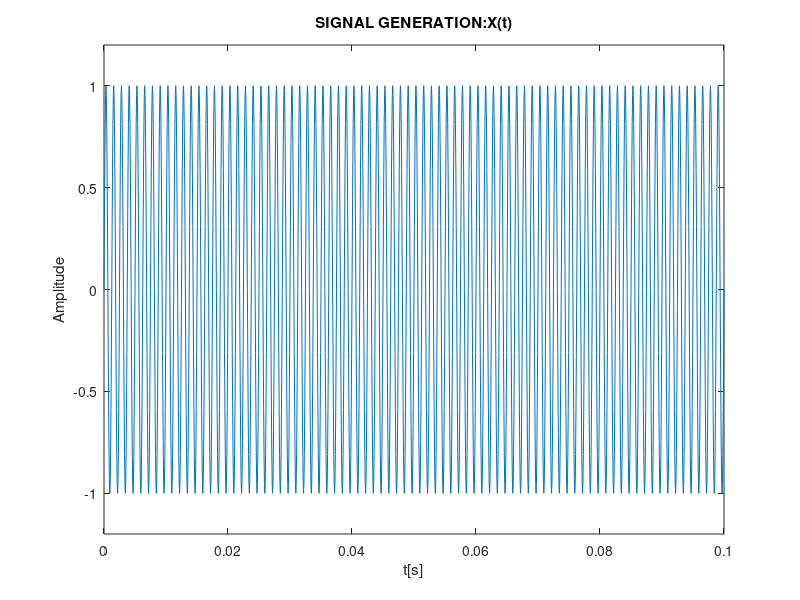
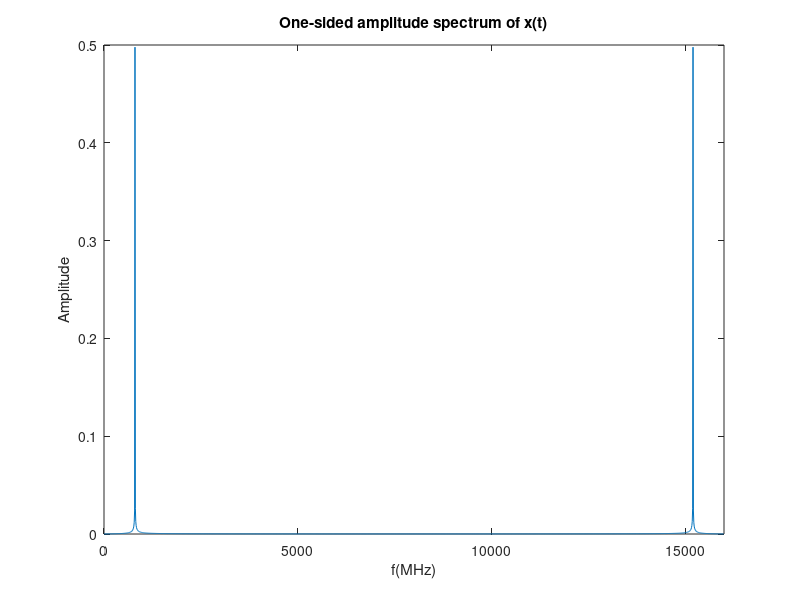
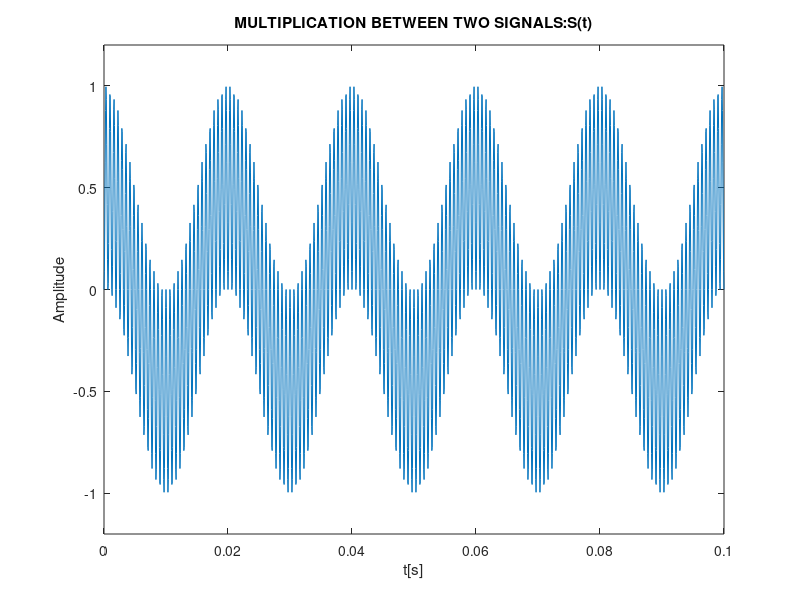
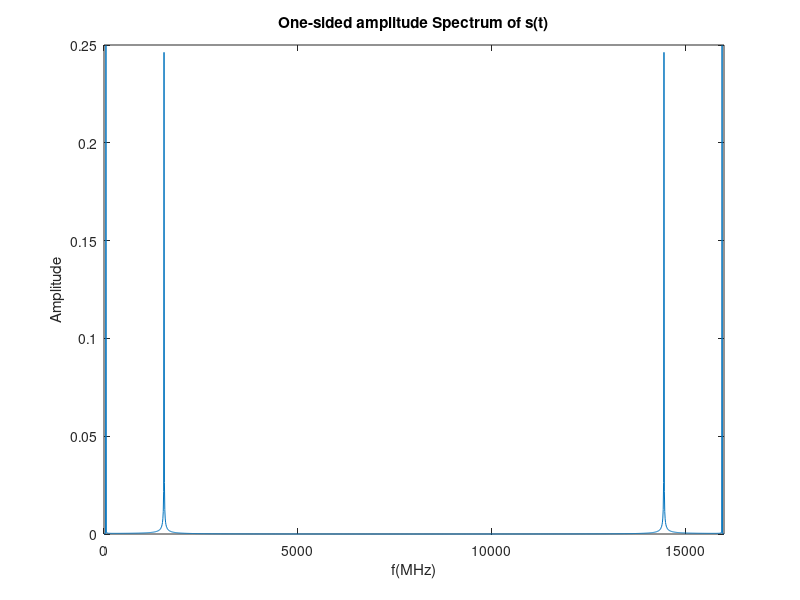

MATLAB code for these plots, in order:
clear; 
close all; 
clc;

%SIGNAL GENERATION
fc=800;
Fs=16000;
Ts=1/Fs;
T=0:Ts:0.1;
x=sin(2*pi*fc*T);

plot(T,x)
title('SIGNAL GENERATION:X(t)') 
xlabel('t[s]')
ylabel('Amplitude')
axis([0 0.1 -1.2 1.2])

F_x=fft(x);
N=length(x);
F0=1/(Ts*N);

frq1=0:F0:(N-1)*F0;
figure;
plot(frq1,abs(F_x)/N);
title('One‐sided amplitude spectrum of x(t)') 
xlabel('f(MHz)')
ylabel('Amplitude')
axis([0 16e3 0 0.5])

frq2=-N/2*F0:F0:(N/2-1)*F0;
figure;
plot(frq2,fftshift(abs(F_x)/N));
title('Two‐sided amplitude spectrum of x(t)')
xlabel('f(MHz)')
ylabel('Amplitude')
axis([-8e3 8e3 0 0.5])
%%
% plot(T,x)
% title('Time domain Plot of x(t)')
% xlabel('t[s]')
% ylabel('Amplitude')
% axis([0 20e-9 -1.2 1.2])
% %[x-axis_left_limit x-axis_right_limit y-axis_down_limit y-axis_up_limit]
%%
% MULTIPLICATION BETWEEN TWO SIGNALS

f=750;
m=sin(2*pi*f*T);
s=x.*m;
plot(T,s);
title('MULTIPLICATION BETWEEN TWO SIGNALS:S(t)')
xlabel('t[s]')
ylabel('Amplitude')
axis([0 0.1 -1.2 1.2])

 F_s=fft(s);
N=length(s);
F0=1/(Ts*N);

frq1=0:F0:(N-1)*F0;
figure;
plot(frq1,abs(F_s)/N);
title('One-sided amplitude Spectrum of s(t)')
xlabel('f(MHz)')
ylabel('Amplitude')
axis([0 16e3 0 0.25])

frq2=-N/2*F0:F0:(N/2-1)*F0;
figure;
plot(frq2,fftshift(abs(F_s)/N));
title('Two‐sided amplitude spectrum of s(t)')
xlabel('f(MHz)')
ylabel('Amplitude')
axis([-8e3 8e3 0 0.25])
%%
%ADDING A NOISE SIGNAL
n=randn(size(x));
y=10*s+n;
plot(T,y);
title('NOISE SIGNAL:Y(t)')
xlabel('t[s]')
ylabel('Amplitude')
axis([0 0.1 -11.2 11.2])

F_y=fft(y);
N=length(y);
F0=1/(Ts*N);

frq1=0:F0:(N-1)*F0;
figure;
plot(frq1,abs(F_y)/N);
title('One-sided amplitude Spectrum of y(t)')
xlabel('f(MHz)')
ylabel('Amplitude')
axis([0 16e3 0 2.5])

frq2=-N/2*F0:F0:(N/2-1)*F0;
figure;
plot(frq2/1e6,fftshift(abs(F_y)/N));
title('Two‐sided amplitude spectrum of y(t)')
xlabel('f(MHz)')
ylabel('Amplitude')
axis([-8e-3 8e-3 0 2.5])
%%
%LOW PASS BUTTERWORTH FILTER
f_cut =200;
order=10;
fr=f_cut/(Fs/2);

figure;
[b,a]=butter(order,fr);
freqz(b,a,N,Fs)
title('Frequency response of the Butterworth filter')

figure;
y_filtered_butter = filter(b,a,y);
plot(T,y_filtered_butter);
title('LOW PASS BUTTERWORTH FILTER OUTPUT')
xlabel('t[s]')
ylabel('Amplitude')
axis([0 0.1 -6 6])

F_yfilter=fft(y_filtered_butter);
N=length(y_filtered_butter);
F0=1/(Ts*N);

frq1=0:F0:(N-1)*F0;
figure;
plot(frq1,abs(F_yfilter)/N);
title('One-sided amplitude spectrum of filtered y(t)')
xlabel('f(MHz)')
ylabel('Amplitude')
axis([0 16e3 0 2.5])

frq2=-N/2*F0:F0:(N/2-1)*F0;
figure;
plot(frq2,fftshift(abs(F_yfilter)/N));
title('Two‐sided amplitude spectrum of filtered y(t)')
xlabel('f(MHz)')
ylabel('Amplitude')
axis([-400 400 0 2.5])

%%
%BAND PASS FIR FILTER

order=60; % filter order
f_filter = [0 0.1 0.1625 0.225 0.2875 1];
a_filter = [0 0 1 1 0 0];
b = firpm(order,f_filter,a_filter);

stem(-order/2:order/2,b)
title('Impulse response of the filter')
xlabel('Normalized Frequency')
ylabel('Amplitude Responce')

F_b = fft(b,N);
figure;
plot(frq1,abs(F_b)/N);
title('Amplitude response of the filter')
xlabel('Frequency')
ylabel('Amplitude Responce')


y_filtered_FIR = filter(b,1,y);
figure;
plot(T,y_filtered_FIR);
title('Filtered signal in time Domain')
xlabel('Time (s)')
ylabel('Amplitude Responce')

figure;
plot(frq1,abs(y_filtered_FIR)/N);
title('Filtered signal in frequency Domain')
xlabel('Frequency')
ylabel('Amplitude Responce')